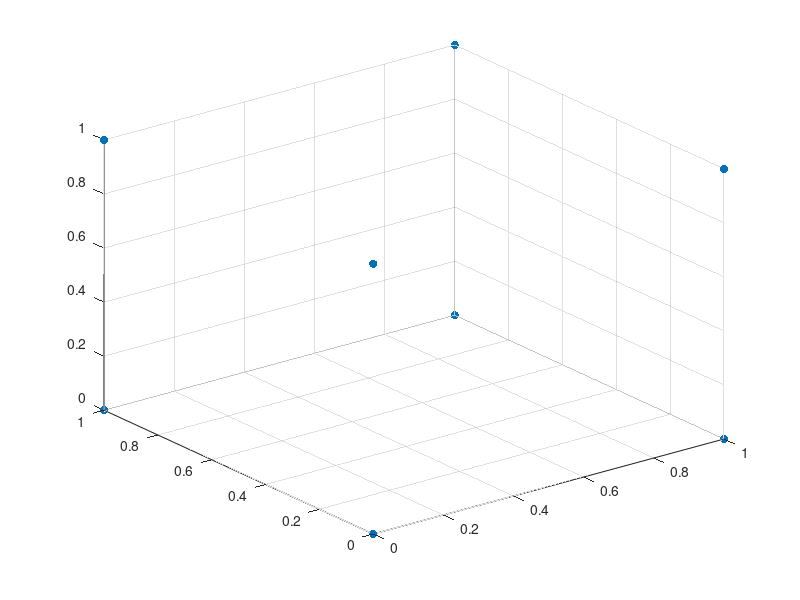

Source code (MATLAB): (Note: this script raises an error after producing the figure.)
%%% Kalman Filter Run Script with Mock Patient Data
% This script applies the kalman filter on a test volume time series
% - as opposed to entering these through command

% Create mock data
% 1x1x1 cube with corner at orgin:
initial_scan = [0,0,0; 1,0,0; 0,1,0; 1,1,0; 0,0,1; 1,0,1; 0,1,1; 1,1,1];
frac_one = initial_scan * .90 + rand(1);
frac_two = frac_one * .80 + rand(1);
frac_three = frac_two * 1.10 - rand(1);
frac_four = frac_three - frac_two + frac_one;

%[model, raw_data] = predictiveModel(initial_scan, frac_one, frac_two, frac_three, frac_four);
% predictiveModel takes up to 11 arguments

scatter3(initial_scan(:,1),initial_scan(:,2),initial_scan(:,3),'filled','r')
hold on
scatter3(model(:,1),model(:,2),model(:,3),'filled','b')

% Written by Yazan Obeidi July 2015, Princess Margaret Cancer Centre
